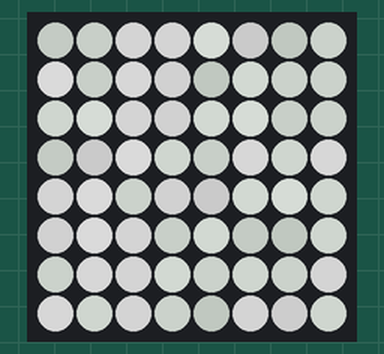
Recording of a program running on a simulated Raspberry Pi (BCM pin numbers) with a Sense HAT. On the bench: the Sense HAT's 8×8 RGB LED matrix. Dim RGB values are drawn brighter than linear; random numbers come from a fixed seed; what the program prints to the terminal is not drawn.

Above: at 0.18 s.
At 2.67 s:
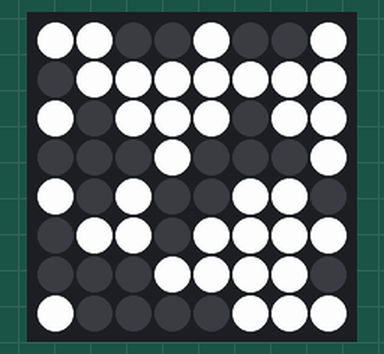
At 5.42 s:
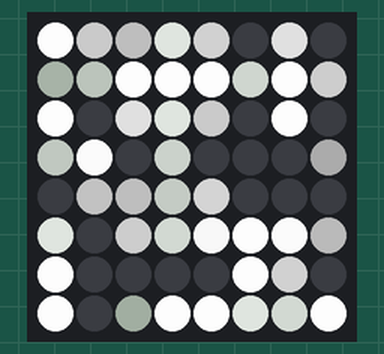
At 10.89 s:
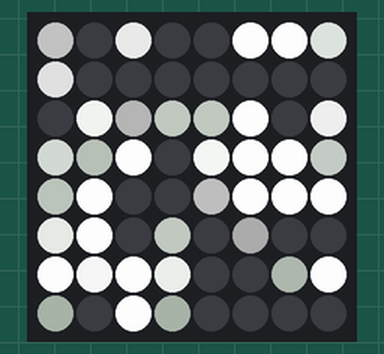
At 16.36 s:
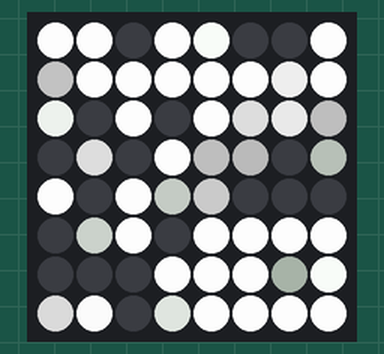
At 21.83 s:
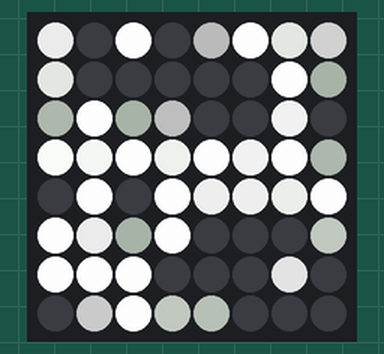

The program:

matrix.py
```python
import time
import typing
from copy import deepcopy
from sense_hat import SenseHat
from abc import ABC, abstractmethod
import random
import enum

SIZE = 8

# min col = row * 8
# max col = min col + 8 -1
# 0 .. 7
# 8 .. 15
# 16 .. 23
# 24 .. 31
# 32 .. 39
# 40 .. 47
# 48 .. 55
# 56 .. 63


BLACK = [0, 0, 0,]
WHITE = [255, 255, 255,]


class LimitDimension(ABC):

    @abstractmethod
    def get_collection(self):
        raise NotImplementedError()

    def __init__(self):
        self._min_index = 0
        self._max_index = SIZE - 1

    def __getitem__(self, index):
        if index < self._min_index:
            raise IndexError()
        if index > self._max_index:
            raise IndexError()
        collection = self.get_collection()
        return collection[index]

    @property
    def min_index(self):
        return self._min_index

    @property
    def max_index(self):
        return self._max_index


class CellMode(enum.IntEnum):
    UNICOLOR = 0
    NORMAL = 1


class Cell:

    def __init__(self, value=0):
        self._mode = CellMode.UNICOLOR
        self._min = 0
        self._max = 255
        self.set(value)
        self._direction = (value != 255)
        self._countdown_active = False
        self._countdown_value = 0

    @property
    def R(self):
        return self._r

    @property
    def G(self):
        return self._g

    @property
    def B(self):
        return self._b

    @property
    def value(self):
        return [self._r, self._g, self._b]

    def set(self, color):
        if self._mode == CellMode.UNICOLOR:
            assert (
                isinstance(color, int) and
                self._min <= color <= self._max
            ), f"{color}"

            self._value = color
            self._r = color
            self._g = color
            self._b = color
        else:
            assert color is Iterable and len(color) == 3, f"{color}"

            self._r = color[0]
            self._g = color[1]
            self._b = color[2]

    def tick(self):
        assert self._mode == CellMode.UNICOLOR

        if self._countdown_value <= 0:
            self._countdown_active = False

        if self._countdown_active:
            self._countdown_value -= 1
            return

        reached_upper_limit = self._value >= self._max and self._direction
        reached_lower_limit = self._value <= self._min and not self._direction

        if reached_upper_limit:
            self._direction = False

        if reached_lower_limit:
            self._direction = True

        if reached_upper_limit or reached_lower_limit:
            self._countdown_active = True
            self._countdown_value = random.randint(50, 100)

        if self._direction:
            next_val = self._value + 5
        else:
            next_val = self._value - 5

        if next_val < self._min:
            self._value = 0
        elif next_val > self._max:
            self._value = 255
        else:
            self._value = next_val

        self.set(self._value)


class Row(LimitDimension):

    def __init__(self):
        super().__init__()
        self._collection = [Cell() for _ in range(SIZE)]

    def get_collection(self):
        return self._collection

    def __setitem__(self, index, value):
        collection = self.get_collection()
        collection[index] = value


class Matrix(LimitDimension):

    def __init__(self):
        super().__init__()
        self._collection = [Row() for j in range(SIZE)]

    def get_collection(self):
        return self._collection

    @property
    def pixels(self):
        return [
            cell.value for row in self.get_collection() for cell in row
        ]

if __name__ == "__main__":

    print("--- Matrix ---")
    shat = SenseHat()
    shat.set_rotation(180)
    matrix = Matrix()

    # initialize randomized matrix
    for i in range(SIZE):
        for j in range(SIZE):
            rand_val = random.randint(100, 150)
            matrix[i][j].set(rand_val)
            matrix[i][j]._direction = bool(random.randint(0, 1))

    shat.set_pixels(matrix.pixels)

    while True:
        time.sleep(0.01)

        for i in range(0, SIZE):
            for j in range(0, SIZE):
                matrix[i][j].tick()

        shat.set_pixels(matrix.pixels)
```
